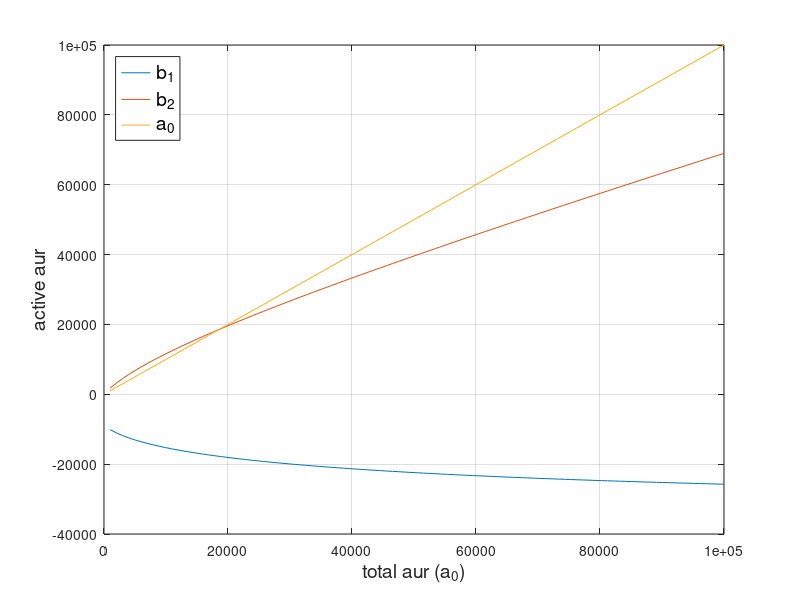
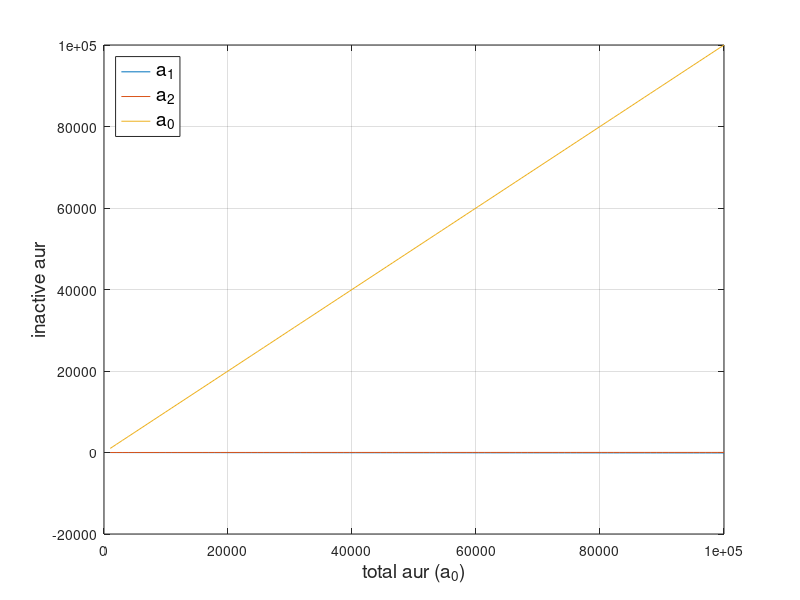

Write the MATLAB code that produced these figures, in order.
global A = 1.128e-04
%A
function res = B(a0)
	res = 1.00204 - 5.88e-05 .* a0;
endfunction
function res = C(a0)
	res = -2.0028 .* a0;
endfunction

function res = D(a0)
	global A;
	%A
	%B(a0)
	%C(a0)
	res = B(a0).*B(a0) - 4 .* A .* C(a0);
endfunction

function res = b1(a0)
	global A;
	res = (-B(a0) - sqrt(D(a0))) ./ (2 * A);
endfunction
function res = b2(a0)
	global A;
	res = (-B(a0) + sqrt(D(a0))) ./ (2 * A);
endfunction

figure(1);
xx = linspace(1e+03, 1e+05, 101);
y1 = b1(xx);
y2 = b2(xx);
clf;
plot( xx, y1
    , xx, y2
    , xx, xx
    );
grid on;
legend([ "b_1"
       ; "b_2"
       ; "a_0"]
       , "location", "northwest"
       , "fontsize", 14);
xlabel("total aur (a_0)", "fontsize", 14);
ylabel("active aur", "fontsize", 14);

global gama = 1.4e-03;
global phi = 0.042;
function res = a1(a0)
	global A; global phi; global gama;
	res = (A/phi * b1(a0) - gama * a0) / (2 - gama);
endfunction
function res = a2(a0)
	global A; global phi; global gama;
	res = (A/phi * b2(a0) - gama * a0) / (2 - gama);
endfunction

figure(2);
yy1 = a1(xx);
yy2 = a2(xx);
clf;
plot( xx, yy1
    , xx, yy2
    , xx, xx
    );
grid on;
legend([ "a_1"
       ; "a_2"
       ; "a_0"]
       , "location", "northwest"
       , "fontsize", 14);
xlabel("total aur (a_0)", "fontsize", 14);
ylabel("inactive aur", "fontsize", 14);
